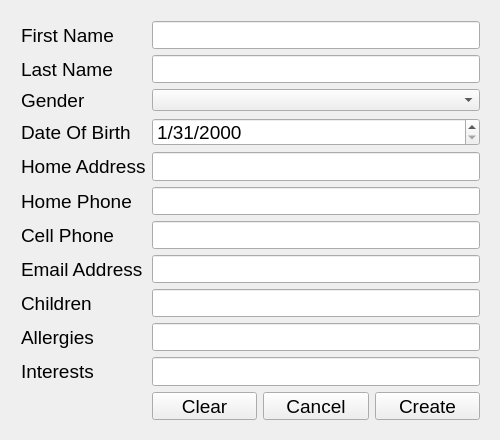
<?xml version="1.0" encoding="UTF-8"?>
<ui version="4.0">
 <class>SRCreateParent</class>
 <widget class="QWidget" name="SRCreateParent">
  <property name="geometry">
   <rect>
    <x>0</x>
    <y>0</y>
    <width>500</width>
    <height>440</height>
   </rect>
  </property>
  <property name="windowTitle">
   <string>SRCreateParent</string>
  </property>
  <widget class="QWidget" name="formLayoutWidget">
   <property name="geometry">
    <rect>
     <x>10</x>
     <y>10</y>
     <width>481</width>
     <height>421</height>
    </rect>
   </property>
   <layout class="QFormLayout" name="formLayout">
    <property name="sizeConstraint">
     <enum>QLayout::SetDefaultConstraint</enum>
    </property>
    <item row="0" column="0">
     <widget class="QLabel" name="label_firstName">
      <property name="font">
       <font>
        <pointsize>14</pointsize>
       </font>
      </property>
      <property name="text">
       <string>First Name</string>
      </property>
     </widget>
    </item>
    <item row="0" column="1">
     <widget class="QLineEdit" name="lineEdit_firstName">
      <property name="font">
       <font>
        <pointsize>14</pointsize>
       </font>
      </property>
     </widget>
    </item>
    <item row="1" column="0">
     <widget class="QLabel" name="label_lastName">
      <property name="font">
       <font>
        <pointsize>14</pointsize>
       </font>
      </property>
      <property name="text">
       <string>Last Name</string>
      </property>
     </widget>
    </item>
    <item row="1" column="1">
     <widget class="QLineEdit" name="lineEdit_lastName">
      <property name="font">
       <font>
        <pointsize>14</pointsize>
       </font>
      </property>
     </widget>
    </item>
    <item row="2" column="0">
     <widget class="QLabel" name="label_gender">
      <property name="font">
       <font>
        <pointsize>14</pointsize>
       </font>
      </property>
      <property name="text">
       <string>Gender</string>
      </property>
     </widget>
    </item>
    <item row="2" column="1">
     <widget class="QComboBox" name="comboBox_gender"/>
    </item>
    <item row="3" column="0">
     <widget class="QLabel" name="label_dateOfBirth">
      <property name="font">
       <font>
        <pointsize>14</pointsize>
       </font>
      </property>
      <property name="text">
       <string>Date Of Birth</string>
      </property>
     </widget>
    </item>
    <item row="3" column="1">
     <widget class="QDateEdit" name="dateEdit_dateOfBirth">
      <property name="font">
       <font>
        <pointsize>14</pointsize>
       </font>
      </property>
      <property name="dateTime">
       <datetime>
        <hour>0</hour>
        <minute>0</minute>
        <second>0</second>
        <year>2000</year>
        <month>1</month>
        <day>31</day>
       </datetime>
      </property>
      <property name="currentSection">
       <enum>QDateTimeEdit::MonthSection</enum>
      </property>
      <property name="displayFormat">
       <string>M/d/yyyy</string>
      </property>
     </widget>
    </item>
    <item row="4" column="0">
     <widget class="QLabel" name="label_homeAddress">
      <property name="font">
       <font>
        <pointsize>14</pointsize>
       </font>
      </property>
      <property name="text">
       <string>Home Address</string>
      </property>
     </widget>
    </item>
    <item row="4" column="1">
     <widget class="QLineEdit" name="lineEdit_homeAddress">
      <property name="font">
       <font>
        <pointsize>14</pointsize>
       </font>
      </property>
     </widget>
    </item>
    <item row="5" column="0">
     <widget class="QLabel" name="label_homePhone">
      <property name="font">
       <font>
        <pointsize>14</pointsize>
       </font>
      </property>
      <property name="text">
       <string>Home Phone</string>
      </property>
     </widget>
    </item>
    <item row="5" column="1">
     <widget class="QLineEdit" name="lineEdit_homePhone">
      <property name="font">
       <font>
        <pointsize>14</pointsize>
       </font>
      </property>
     </widget>
    </item>
    <item row="6" column="0">
     <widget class="QLabel" name="label_cellPhone">
      <property name="font">
       <font>
        <pointsize>14</pointsize>
       </font>
      </property>
      <property name="text">
       <string>Cell Phone</string>
      </property>
     </widget>
    </item>
    <item row="6" column="1">
     <widget class="QLineEdit" name="lineEdit_cellPhone">
      <property name="font">
       <font>
        <pointsize>14</pointsize>
       </font>
      </property>
     </widget>
    </item>
    <item row="7" column="0">
     <widget class="QLabel" name="label_emailAddress">
      <property name="font">
       <font>
        <pointsize>14</pointsize>
       </font>
      </property>
      <property name="text">
       <string>Email Address</string>
      </property>
     </widget>
    </item>
    <item row="7" column="1">
     <widget class="QLineEdit" name="lineEdit_emailAddress">
      <property name="font">
       <font>
        <pointsize>14</pointsize>
       </font>
      </property>
     </widget>
    </item>
    <item row="8" column="0">
     <widget class="QLabel" name="label_kin">
      <property name="font">
       <font>
        <pointsize>14</pointsize>
       </font>
      </property>
      <property name="text">
       <string>Children</string>
      </property>
     </widget>
    </item>
    <item row="8" column="1">
     <widget class="QLineEdit" name="lineEdit_children">
      <property name="font">
       <font>
        <pointsize>14</pointsize>
       </font>
      </property>
     </widget>
    </item>
    <item row="9" column="0">
     <widget class="QLabel" name="label_allergies">
      <property name="font">
       <font>
        <pointsize>14</pointsize>
       </font>
      </property>
      <property name="text">
       <string>Allergies</string>
      </property>
     </widget>
    </item>
    <item row="9" column="1">
     <widget class="QLineEdit" name="lineEdit_allergies">
      <property name="font">
       <font>
        <pointsize>14</pointsize>
       </font>
      </property>
     </widget>
    </item>
    <item row="11" column="1">
     <layout class="QHBoxLayout" name="horizontalLayout_2">
      <item>
       <widget class="QPushButton" name="pushButton_clear">
        <property name="font">
         <font>
          <pointsize>14</pointsize>
         </font>
        </property>
        <property name="text">
         <string>Clear</string>
        </property>
       </widget>
      </item>
      <item>
       <widget class="QPushButton" name="pushButton_cancel">
        <property name="font">
         <font>
          <pointsize>14</pointsize>
         </font>
        </property>
        <property name="text">
         <string>Cancel</string>
        </property>
       </widget>
      </item>
      <item>
       <widget class="QPushButton" name="pushButton_create">
        <property name="font">
         <font>
          <pointsize>14</pointsize>
         </font>
        </property>
        <property name="text">
         <string>Create</string>
        </property>
       </widget>
      </item>
     </layout>
    </item>
    <item row="10" column="1">
     <widget class="QLineEdit" name="lineEdit_interests">
      <property name="font">
       <font>
        <pointsize>14</pointsize>
       </font>
      </property>
     </widget>
    </item>
    <item row="10" column="0">
     <widget class="QLabel" name="label_interests">
      <property name="font">
       <font>
        <pointsize>14</pointsize>
       </font>
      </property>
      <property name="text">
       <string>Interests</string>
      </property>
     </widget>
    </item>
   </layout>
  </widget>
 </widget>
 <layoutdefault spacing="6" margin="11"/>
 <resources/>
 <connections/>
</ui>
